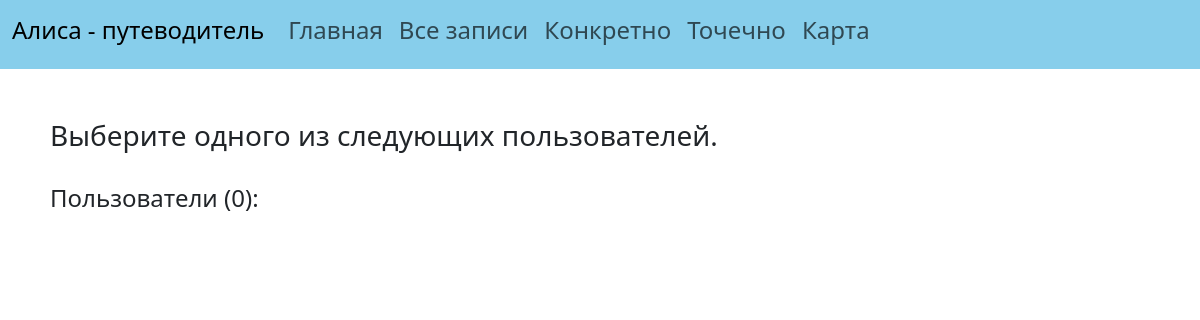
The page /user_statistics on the database as committed earlier.
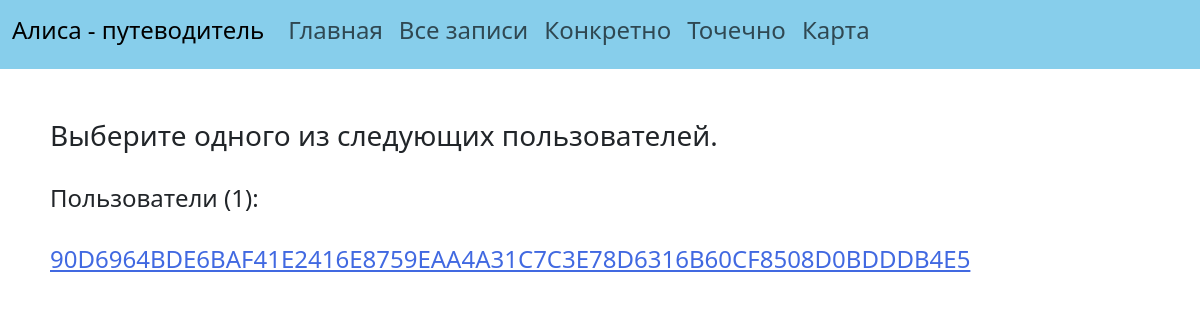
The same page on the database as committed later.
### data/statistics.py (models this page shows)
class Statistics(SqlAlchemyBase):
    __tablename__ = 'statistics'
    id = sqlalchemy.Column(sqlalchemy.Integer, primary_key=True, autoincrement=True)
    user_id = sqlalchemy.Column(sqlalchemy.String, nullable=True)
    url = sqlalchemy.Column(sqlalchemy.String, nullable=False)
    picture_id = sqlalchemy.Column(sqlalchemy.String, nullable=False)
    full_name_place = sqlalchemy.Column(sqlalchemy.String, nullable=False)
    created_date = sqlalchemy.Column(sqlalchemy.DateTime, default=datetime.datetime.now)

### main.py (the view)
@app.route('/user_statistics')
def user_statistics_help():
    db_sess = db_session.create_session()
    lines = db_sess.query(Statistics).all()
    list_of_users = sorted(list(set(list(map(lambda x: x.user_id, lines)))))
    return render_template('user_statistics_help.html',
                           number=len(list_of_users), list_of_users=list_of_users)

### data/db_session.py (called while the page is built)
def create_session() -> Session:
    global __factory
    return __factory()

### templates/user_statistics_help.html
{% extends "base.html" %}
{% set title = 'Статистика пользователя' %}
{% block content %}
    <h3>Выберите одного из следующих пользователей.</h3>
    <br>
    <h4>Пользователи ({{number}}):</h4>
    {% for user in list_of_users %}
        <br>
        <a target="_blank" href='/user_statistics/{{user}}' class="card-text">
            <h4>{{user}}</h4>
        </a>
    {% endfor %}
{% endblock %}

Rows that differ between the two databases and show on the page:
added Statistics: user "90D6964BDE6BAF41E2416E8759EAA4A31C7C3E78D6316B60CF8508D0BDDDB4E5"
Other text that changed with them:
{{ number }}: "0" → "1"
